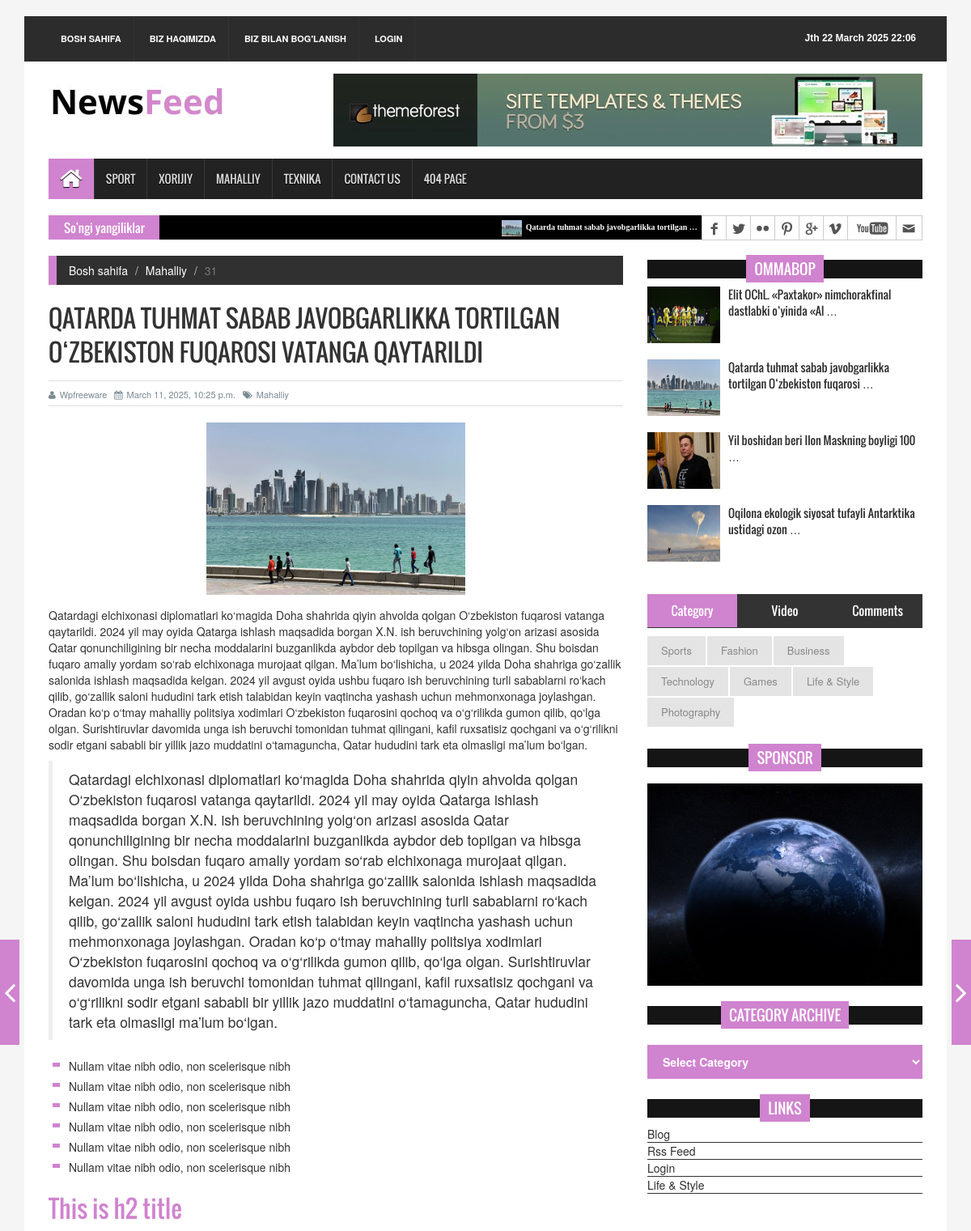
Page /news/qatarda-tuhmat-sabab-javobgarlikka-tortilgan-ozbekiston-fuqarosi-vatanga-qaytarildi/ (upper part) on the earlier database version.
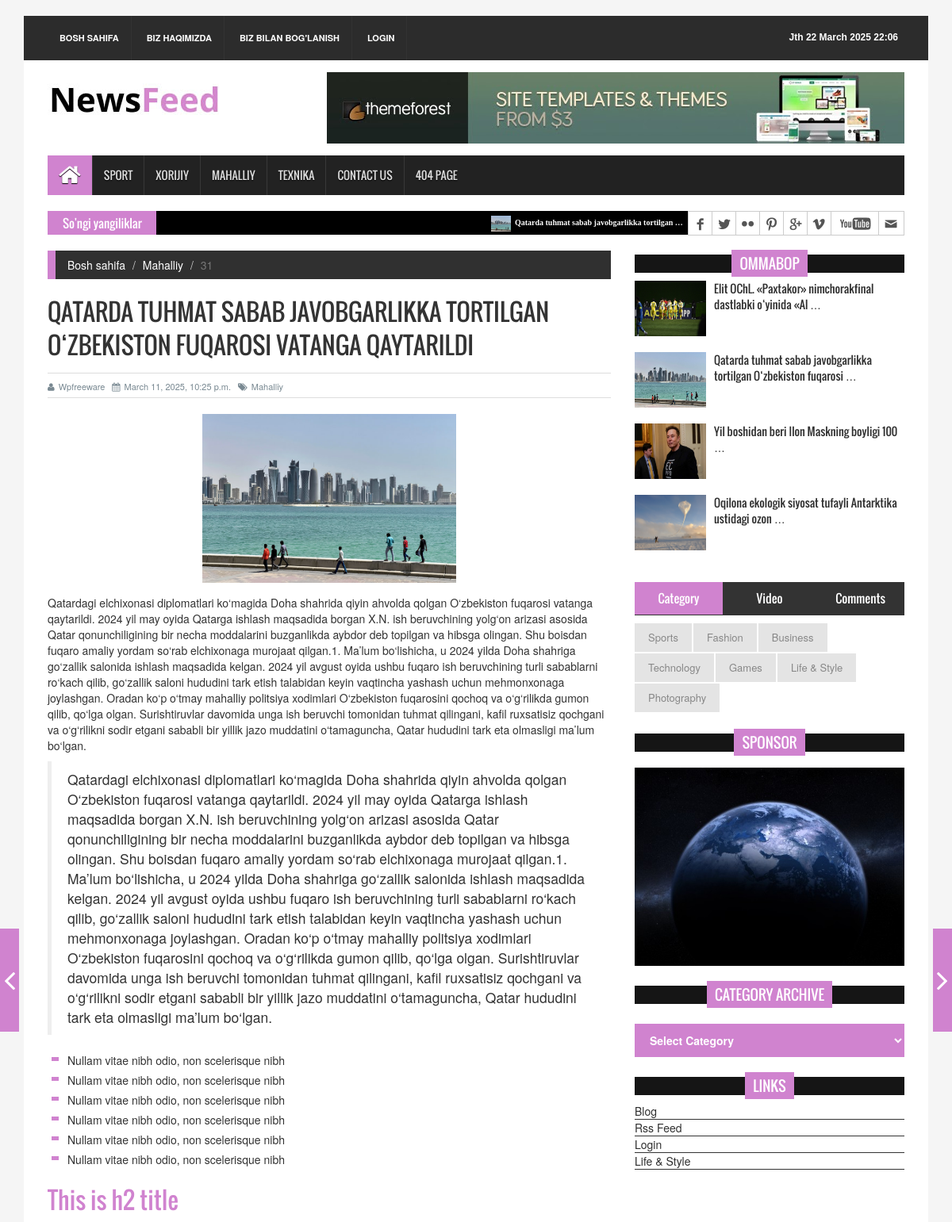
Same page on the later database version.
### news_app/models.py (models this page shows, shortened)
class News(models.Model):
    class Status(models.TextChoices):
        Drafted = 'DF', 'Draft'
        Published = 'PB', 'Publish'
    title = models.CharField(max_length=200)
    slug = models.SlugField(max_length=200)
    image = models.ImageField(upload_to='news/images', null=True, blank=True)
    body = models.TextField()
    category = models.ForeignKey(Category, on_delete=models.CASCADE)
    published_time = models.DateTimeField(default=timezone.now)
    created_time = models.DateTimeField(auto_now_add=True)
    updated_time = models.DateTimeField(auto_now=True)
    status = models.CharField(
        max_length=2,
        choices= Status.choices,
        default=Status.Drafted,
    )
    objects = models.Manager()  # Default manager
    published = PublishedManager()  # Custom manager
    class Meta:
        ordering = ['-published_time']
    def get_absolute_url(self):
        return reverse('detailview', kwargs={'slug': self.slug})

class Category(models.Model):
    name = models.CharField(max_length=100)
    def __str__(self):
        return self.name

### news_app/views.py (the view)
# urls.py: path('news/<slug:slug>/', NewsDetailView.as_view(), name='detailview'),  # Yangilik tafsilotlari
class NewsDetailView(DetailView):
    model = News
    template_name = 'news/single_page.html'
    context_object_name = 'news_detail'
    def get_queryset(self):
        return News.published.filter(slug=self.kwargs['slug'])

### news_app/context_processor.py (called while the page is built)
def global_context(request):
    return {
        'news_list' : News.published.all()[:10],
        'categories' : Category.objects.all(),
        'mahalliy_one' : News.published.filter(category__name='Mahalliy').first(),
        'sport_one' : News.published.filter(category__name='Sport').first(),
        'texnik_one' : News.published.filter(category__name='Texnika').first(),
        'xorij_one' : News.published.filter(category__name='Xorijiy').first(),
    }

### news_app/models.py (called while the page is built)
    def get_queryset(self):
        return super().get_queryset().filter(status=News.Status.Published)

### templates/news/single_page.html (shortened to what the changed rows need)
{% extends 'news/base.html' %}
{% block content %}
<section id="contentSection">
    <div class="row">
      <div class="col-lg-8 col-md-8 col-sm-8">
        <div class="left_content">
          <div class="single_page">
            <ol class="breadcrumb">
              <li><a href="{% url 'index' %}">Bosh sahifa</a></li>
              <li><a href="{% url 'categoryview' news_detail.category %}">{{ news_detail.category }}</a></li>
              <li class="active">{{ news_detail.id }}</li>
            </ol>
            <h1>{{ news_detail.title }}</h1>
              <div class="post_commentbox"> <a href="#"><i class="fa fa-user"></i>Wpfreeware</a> <span><i class="fa fa-calendar"></i>{{ news_detail.published_time }}</span> <a href="{% url 'categoryview' news_detail.category %}"><i class="fa fa-tags"></i>{{ news_detail.category }}</a></div>
            <div class="single_page_content"> <img class="img-center" src="{{ news_detail.image.url }}" alt="">
              <p>{{ news_detail.body }}</p>
              <blockquote> {{ news_detail.body }} </blockquote>
              <ul>
                <li>Nullam vitae nibh odio, non scelerisque nibh</li>
                <li>Nullam vitae nibh odio, non scelerisque nibh</li>
                <li>Nullam vitae nibh odio, non scelerisque nibh</li>
                <li>Nullam vitae nibh odio, non scelerisque nibh</li>
                <li>Nullam vitae nibh odio, non scelerisque nibh</li>
                <li>Nullam vitae nibh odio, non scelerisque nibh</li>
              </ul>
              <h2>This is h2 title</h2>
            </div>
          </div>
        </div>
      </div>
      <div class="col-lg-4 col-md-4 col-sm-4">
        <aside class="right_content">
          <div class="single_sidebar">
            <h2><span>Ommabop</span></h2>
            <ul class="spost_nav">
                {% if mahalliy_one %}
              <li>
                <div class="media wow fadeInDown"> <a href="{{ mahalliy_one.get_absolute_url }}" class="media-left"> <img alt="" src="{{ mahalliy_one.image.url }}"> </a>
                  <div class="media-body"> <a href="{{ mahalliy_one.get_absolute_url }}" class="catg_title">{{ mahalliy_one.title|truncatewords:7 }}</a> </div>
                </div>
              </li>
                {% endif %}
            </ul>
          </div>
          <div class="single_sidebar wow fadeInDown">
            <h2><span>Sponsor</span></h2>
            <a class="sideAdd" href="#"><img src="../images/add_img.jpg" alt=""></a> </div>
          <div class="single_sidebar wow fadeInDown">
            <h2><span>Category Archive</span></h2>
          </div>
          <div class="single_sidebar wow fadeInDown">
            <h2><span>Links</span></h2>
          </div>
        </aside>
      </div>
    </div>
  </section>
{% endblock content %}

### templates/news/base.html (shortened to what this page needs)
{% load static %}
<!DOCTYPE html>
<html lang="en">
<head>
    <link rel="stylesheet" type="text/css" href="{% static 'news/css/bootstrap.min.css' %}">
    <link rel="stylesheet" type="text/css" href="{% static 'news/css/font-awesome.min.css' %}">
    <link rel="stylesheet" type="text/css" href="{% static 'news/css/animate.css' %}">
    <link rel="stylesheet" type="text/css" href="{% static 'news/css/font.css' %}">
    <link rel="stylesheet" type="text/css" href="{% static 'news/css/li-scroller.css' %}">
    <link rel="stylesheet" type="text/css" href="{% static 'news/css/slick.css' %}">
    <link rel="stylesheet" type="text/css" href="{% static 'news/css/jquery.fancybox.css' %}">
    <link rel="stylesheet" type="text/css" href="{% static 'news/css/theme.css' %}">
    <link rel="stylesheet" type="text/css" href="{% static 'news/css/style.css' %}">
</head>
<body>
<div class="container">
    <header id="header">
    <div class="row">
      <div class="col-lg-12 col-md-12 col-sm-12">
        <div class="header_top">
          <div class="header_top_left">
            <ul class="top_nav">
              <li><a href="{% url 'index' %}">Bosh sahifa</a></li>
              <li><a href="{% url '404' %}">Biz haqimizda</a></li>
              <li><a href="{% url 'contact' %}">Biz bilan bog'lanish</a></li>
                {% if user.is_authenticated %}
                    <li><a href="{% url 'logout' %}" style="color: #FFFFFF">logout: {{ user.username }}</a></li>
                {% else %}
                    <li><a href="{% url 'login' %}" style="color: #FFFFFF">login</a></li>
                {% endif %}
            </ul>
          </div>
          <div class="header_top_right">
            <p>{% now "JS H F Y H:i" %}</p>
          </div>
        </div>
      </div>
      <div class="col-lg-12 col-md-12 col-sm-12">
        <div class="header_bottom">
          <div class="logo_area"><a href="{% url 'index' %}" class="logo"><img src="{% static 'news/images/logo.jpg' %}" alt=""></a></div>
          <div class="add_banner"><a href="{% url '404' %}"><img src="{% static 'news/images/addbanner_728x90_V1.jpg' %}" alt=""></a></div>
        </div>
      </div>
    </div>
  </header>
  <section id="navArea">
    <nav class="navbar navbar-inverse" role="navigation">
      <div id="navbar" class="navbar-collapse collapse">
        <ul class="nav navbar-nav main_nav">
          <li class="active"><a href="{% url 'index' %}"><span class="fa fa-home desktop-home"></span><span class="mobile-show">Home</span></a></li>
                {% for category in categories %}
                    <li><a href="{% url 'categoryview' category.name %}">{{ category.name }}</a></li>
                {% endfor %}
          <li><a href="{% url 'contact' %}">Contact Us</a></li>
          <li><a href="{% url '404' %}">404 Page</a></li>
        </ul>
      </div>
    </nav>
  </section>
  <section id="newsSection">
    <div class="row">
      <div class="col-lg-12 col-md-12">
        <div class="latest_newsarea"> <span>So'ngi yangiliklar</span>
          <ul id="ticker01" class="news_sticker">
              {% for news in news_list %}
            <li><a href="{{ news.get_absolute_url }}"><img src="{{ news.image.url }}" alt="image_not">{{ news.title|truncatewords:5 }}</a></li>
              {% endfor %}
          </ul>
          <div class="social_area">
            <ul class="social_nav">
              <li class="facebook"><a href="{% url '404' %}"></a></li>
              <li class="twitter"><a href="{% url '404' %}"></a></li>
              <li class="flickr"><a href="{% url '404' %}"></a></li>
              <li class="pinterest"><a href="{% url '404' %}"></a></li>
              <li class="googleplus"><a href="{% url '404' %}"></a></li>
              <li class="vimeo"><a href="{% url '404' %}"></a></li>
              <li class="youtube"><a href="{% url '404' %}"></a></li>
              <li class="mail"><a href="{% url '404' %}"></a></li>
            </ul>
          </div>
        </div>
      </div>
    </div>
  </section>
{% block content %}
{% endblock content %}
</div>
</body>
</html>

Differences in the rows shown:
changed News "Qatarda tuhmat sabab javobgarlikka tortilgan …": body "…yordam so‘rab elchixonaga murojaat qilgan. Ma’lum bo‘lishicha, u 2024…" → "…yordam so‘rab elchixonaga murojaat qilgan.1. Ma’lum bo‘lishicha, u 2024…"
